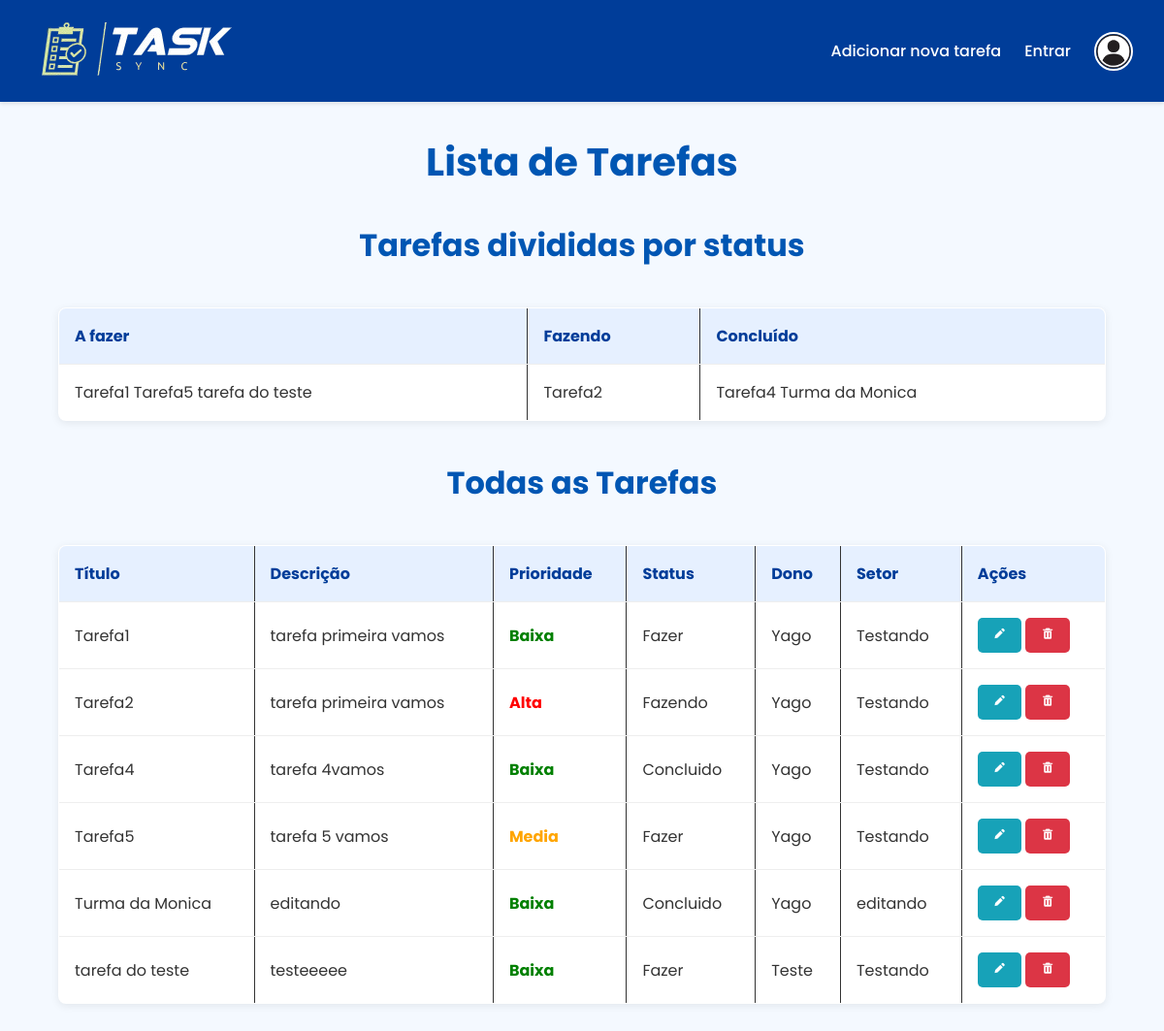
/php/index.php, run on the app's committed database.
### tables this page shows
CREATE TABLE `tarefas` (
  `id_tarefa` int(11) NOT NULL,
  `titulo_tarefa` varchar(30) NOT NULL,
  `descricao_tarefa` varchar(50) NOT NULL,
  `status_tarefa` enum('fazer','fazendo','concluido') NOT NULL,
  `prioridade` enum('baixa','media','alta') NOT NULL,
  `data_tarefa` date NOT NULL DEFAULT current_timestamp(),
  `setor` varchar(30) NOT NULL,
  `fk_id_usuario` int(11) NOT NULL
);

CREATE TABLE `usuarios` (
  `id_usuario` int(11) NOT NULL,
  `nome_usuario` varchar(30) NOT NULL,
  `senha_usuario` varchar(260) NOT NULL,
  `email_usuario` varchar(90) NOT NULL
);

### php/index.php (the view, shortened to what this page needs)
<?php
include 'conexao.php';
$sql = "SELECT * FROM tarefas ORDER BY id_tarefa DESC";
$result = mysqli_query($conexao, $sql);
?>
<!DOCTYPE html>
<html lang="pt-br">
<head>
    <link rel="stylesheet" href="../styles/gerenciamento.css">
    <link href="https://unpkg.com/boxicons@2.1.4/css/boxicons.min.css" rel="stylesheet" />
</head>
<nav>
    <img class="logo" src="../img/logo.png" alt="">
    <div class="nav-links">
        <a href="add.php">Adicionar nova tarefa</a>
        <?php
        if (isset($_SESSION['id_sessao'])) {
            echo '<a href="logout.php">Sair</a>';
        } else {
            echo '<a href="login.php">Entrar</a>';
        }
        ?>
        <img src="../img/user.webp" alt="Usuário" class="user-avatar">
    </div>
</nav>
<body>
    <h1 style="font-size: 40px">Lista de Tarefas</h1>
    <h1>Tarefas divididas por status</h1>
    <table border="1" cellpadding="8" cellspacing="0">
        <tr>
            <th>A fazer</th>
            <th>Fazendo</th>
            <th>Concluído</th>
        </tr>
        <tr>
            <td>
                <?php
                $sql = "SELECT * FROM tarefas WHERE status_tarefa = 'fazer' ";
                $result = mysqli_query($conexao, $sql);
                $tasks = mysqli_fetch_all($result, MYSQLI_ASSOC);
                foreach ($tasks as $t): ?>
                    <?= htmlspecialchars($t['titulo_tarefa']) ?>
                <?php endforeach;
                ?>
            </td>
            <td>
                <?php
                $sql = "SELECT * FROM tarefas WHERE status_tarefa = 'fazendo' ";
                $result = mysqli_query($conexao, $sql);
                $tasks = mysqli_fetch_all($result, MYSQLI_ASSOC);
                foreach ($tasks as $t): ?>
                    <?= htmlspecialchars($t['titulo_tarefa']) ?>
                <?php endforeach;
                ?>
            </td>
            <td>
                <?php
                $sql = "SELECT * FROM tarefas WHERE status_tarefa = 'concluido' ";
                $result = mysqli_query($conexao, $sql);
                $tasks = mysqli_fetch_all($result, MYSQLI_ASSOC);
                foreach ($tasks as $t): ?>
                    <?= htmlspecialchars($t['titulo_tarefa']) ?>
                <?php endforeach;
                ?>
            </td>
        </tr>
    </table>
    <h1>Todas as Tarefas</h1>
    <?php
    $sql = "SELECT t.*, u.nome_usuario FROM tarefas t LEFT JOIN usuarios u ON t.fk_id_usuario = u.id_usuario";
    $result = mysqli_query($conexao, $sql);
    $tasks = mysqli_fetch_all($result, MYSQLI_ASSOC);
    ?>
    <table border="1" cellpadding="8" cellspacing="0">
        <tr>
            <th>Título</th>
            <th>Descrição</th>
            <th>Prioridade</th>
            <th>Status</th>
            <th>Dono</th>
            <th>Setor</th>
            <th>Ações</th>
        </tr>
        <?php foreach ($tasks as $t): ?>
            <tr>
                <td><?= htmlspecialchars($t['titulo_tarefa']) ?></td>
                <td><?= htmlspecialchars($t['descricao_tarefa']) ?></td>
                <td>
                    <span class="prioridade-<?= htmlspecialchars($t['prioridade']) ?>">
                        <?= ucfirst(htmlspecialchars($t['prioridade'])) ?>
                    </span>
                </td>
                <td>
                    <span class="status-<?= htmlspecialchars($t['status_tarefa']) ?>">
                        <?= ucfirst(htmlspecialchars($t['status_tarefa'])) ?>
                    </span>
                </td>
                <td><?= htmlspecialchars($t['nome_usuario'] ?? 'Não informado') ?></td>
                <td><?= htmlspecialchars($t['setor']) ?></td>
                <td>
                    <div class="card-actions">
                        <button class="btn-edit" type="button"
                            onclick="openEditModal(
                                '<?= addslashes($t['id_tarefa']) ?>',
                                '<?= addslashes(htmlspecialchars($t['titulo_tarefa'])) ?>',
                                '<?= addslashes(htmlspecialchars($t['descricao_tarefa'])) ?>',
                                '<?= addslashes(htmlspecialchars($t['setor'])) ?>',
                                '<?= addslashes($t['prioridade']) ?>',
                                '<?= addslashes($t['status_tarefa']) ?>'
                            )">
                            <i class="bx bxs-pencil"></i>
                        </button>
                        <a href="?delete=<?= $t['id_tarefa'] ?>" onclick="return confirm('Excluir tarefa?')">
                            <button class="btn-delete" onclick="confirmDelete(<?= $row['id'] ?>)">
                                <i class="bx bxs-trash"></i>
                            </button>
                        </a>
                    </div>
                </td>
            </tr>
        <?php endforeach; ?>
    </table>
</body>
</html>

### styles/gerenciamento.css (style rules this page uses)
* { margin: 0; padding: 0; box-sizing: border-box; font-family: 'Poppins'; }
body { font-family: 'Segoe UI', Tahoma, Geneva, Verdana, sans-serif; background: #f4f9ff; color: #333; }
nav { background-color: #003d99; padding: 1rem 2rem; display: flex; align-items: center; justify-content: space-between; color: white; box-shadow: 0 2px 4px rgba(0,0,0,0.1); }
nav .logo { font-size: 1.5rem; font-weight: bold; }
nav .nav-links { display: flex; gap: 1.5rem; align-items: center; }
nav .nav-links a { color: white; text-decoration: none; font-weight: 500; transition: 0.3s; }
nav .user-avatar { width: 40px; height: 40px; border-radius: 50%; object-fit: cover; border: 2px solid white; }
h1 { text-align: center; margin: 2rem 0 1rem; color: #0056b3; }
table { width: 90%; margin-top: 1rem; border: 1px solid #333; border-collapse: collapse; background: white; border-radius: 8px; overflow: hidden; box-shadow: 0 2px 8px rgba(0,0,0,0.08); margin: 40px auto; }
th, td { padding: 1rem; text-align: left; border-bottom: 1px solid #eee; }
th { background-color: #e6f0ff; color: #003d99; }
.prioridade-baixa { color: #28a745; font-weight: bold; }
.prioridade-media { color: #ffc107; font-weight: bold; }
.prioridade-alta { color: #dc3545; font-weight: bold; }
button { border: none; padding: 0.5rem 1rem; border-radius: 5px; color: white; cursor: pointer; transition: 0.3s; }
.btn-edit { background-color: #17a2b8; }
.btn-delete { background-color: #dc3545; }

### php/index.php (style rules this page uses)
.prioridade-baixa { color: green; }
.prioridade-media { color: orange; }
.prioridade-alta { color: red; }

### data on the page
tarefas: titulo_tarefa "Tarefa1", descricao_tarefa "tarefa primeira vamos", prioridade "Baixa", status_tarefa "Fazer", fk_id_usuario.nome_usuario "Yago", setor "Testando"
tarefas: titulo_tarefa "Tarefa5", descricao_tarefa "tarefa 5 vamos", prioridade "Media", status_tarefa "Fazer", fk_id_usuario.nome_usuario "Yago", setor "Testando"
tarefas: titulo_tarefa "tarefa do teste", descricao_tarefa "testeeeee", prioridade "Baixa", status_tarefa "Fazer", fk_id_usuario.nome_usuario "Teste", setor "Testando"
tarefas: titulo_tarefa "Tarefa2", descricao_tarefa "tarefa primeira vamos", prioridade "Alta", status_tarefa "Fazendo", fk_id_usuario.nome_usuario "Yago", setor "Testando"
tarefas: titulo_tarefa "Tarefa4", descricao_tarefa "tarefa 4vamos", prioridade "Baixa", status_tarefa "Concluido", fk_id_usuario.nome_usuario "Yago", setor "Testando"
tarefas: titulo_tarefa "Turma da Monica", descricao_tarefa "editando", prioridade "Baixa", status_tarefa "Concluido", fk_id_usuario.nome_usuario "Yago", setor "editando"
